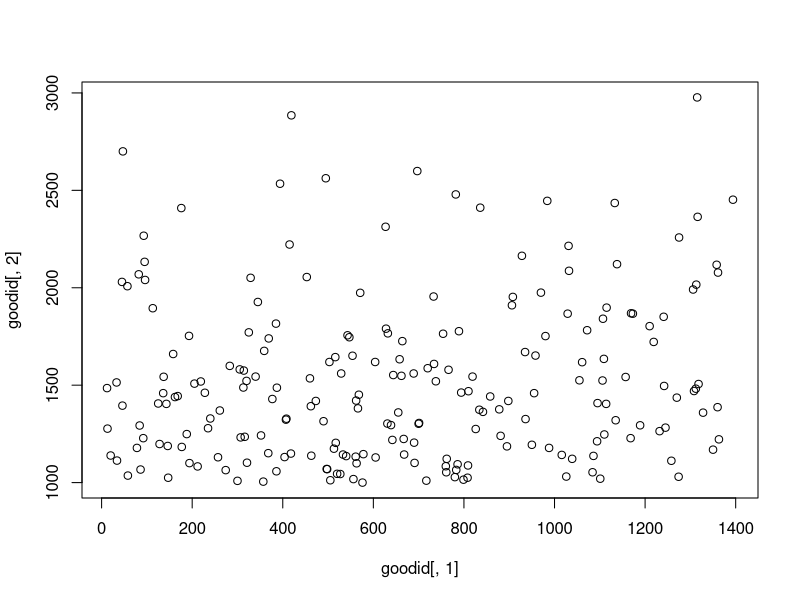

Reproduce this figure in R.

library(dplyr)
completematrix <- read.csv('TestingReading.csv')

badid <- completematrix %>%
transmute(wrongid = Id, Length = TOF) %>%
dplyr::filter(Length <1000 | Length > 3000)

goodid <- completematrix %>%
transmute(GoodId = Id, Length = TOF) %>%
dplyr::filter(Length >= 1000 & Length <=3000)
#prints the id of the second item
print(goodid[2,1])
plot(goodid[,1],goodid[,2])